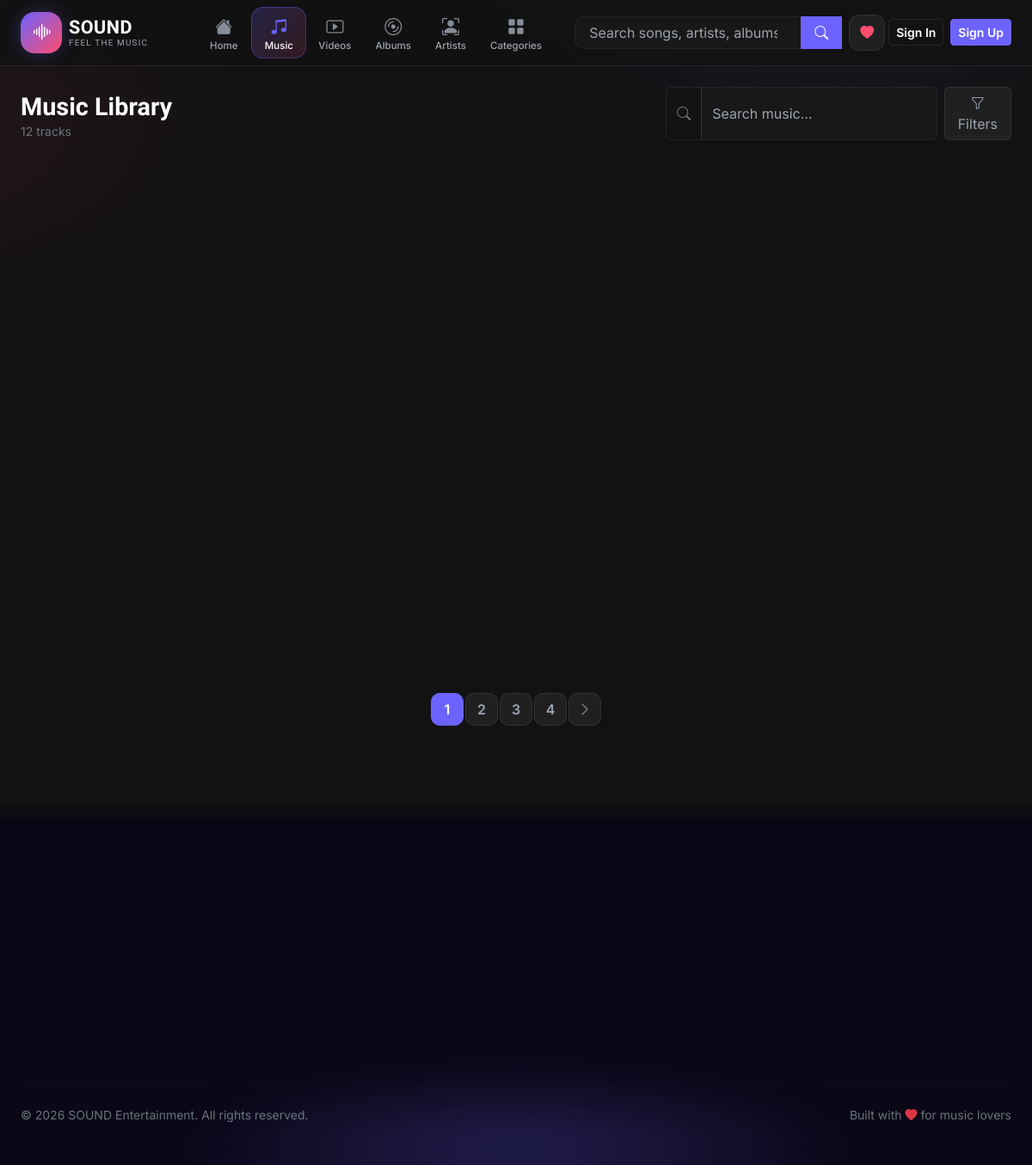
/music.php, run on an earlier commit of the app's database.
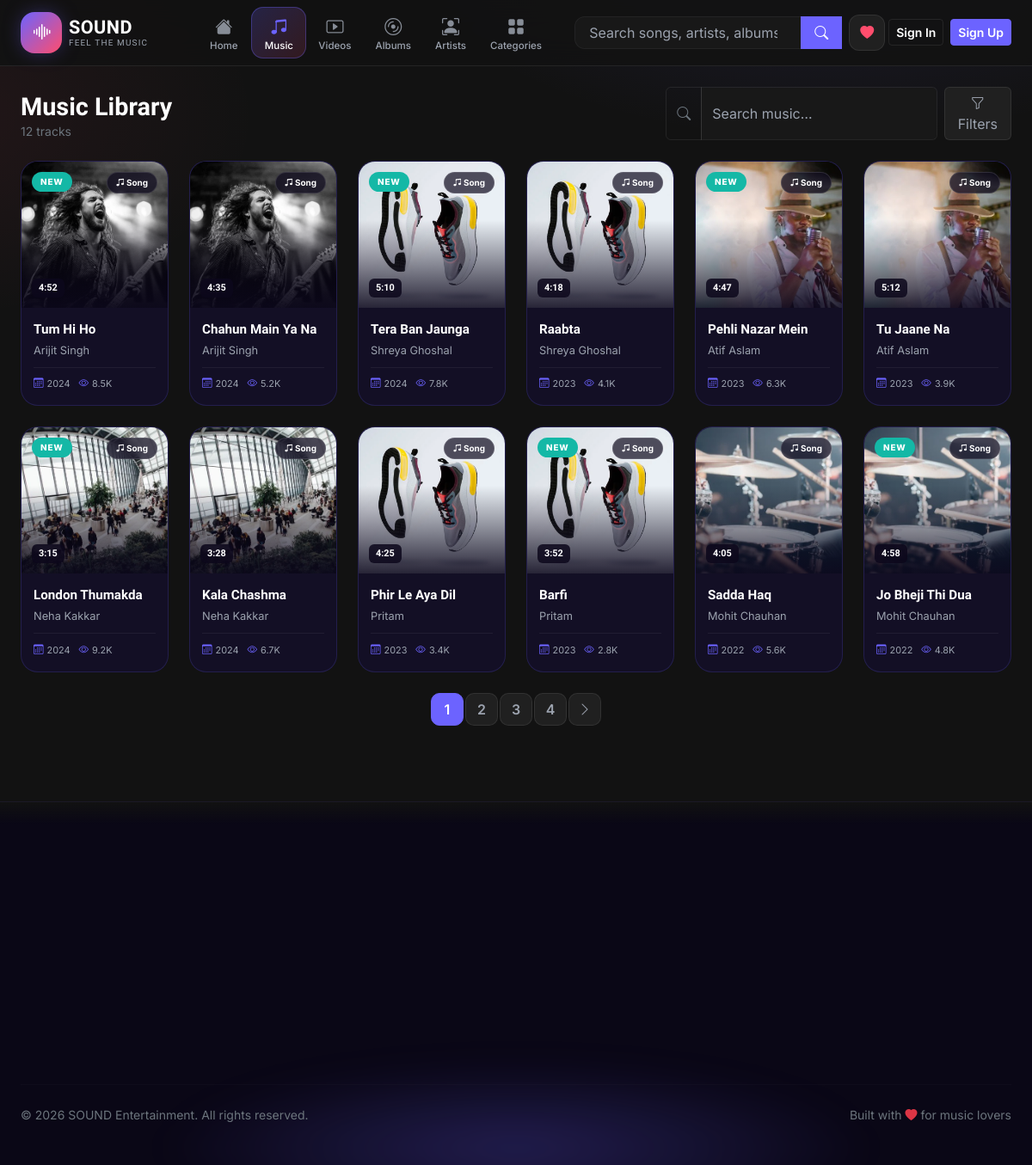
And on a later commit of the database.
### tables this page shows
CREATE TABLE IF NOT EXISTS songs (
  id INT AUTO_INCREMENT PRIMARY KEY,
  title VARCHAR(150) NOT NULL,
  description TEXT DEFAULT NULL,
  image_url VARCHAR(255) DEFAULT NULL,
  audio_url VARCHAR(255) DEFAULT NULL,
  artist_id INT DEFAULT NULL,
  album_id INT DEFAULT NULL,
  genre_id INT DEFAULT NULL,
  language_id INT DEFAULT NULL,
  year INT DEFAULT NULL,
  duration INT DEFAULT NULL,
  is_new TINYINT(1) NOT NULL DEFAULT 0,
  views INT NOT NULL DEFAULT 0,
  created_at TIMESTAMP DEFAULT CURRENT_TIMESTAMP,
  FOREIGN KEY (artist_id) REFERENCES artists(id) ON DELETE SET NULL,
  FOREIGN KEY (album_id) REFERENCES albums(id) ON DELETE SET NULL,
  FOREIGN KEY (genre_id) REFERENCES genres(id) ON DELETE SET NULL,
  FOREIGN KEY (language_id) REFERENCES languages(id) ON DELETE SET NULL
);

CREATE TABLE IF NOT EXISTS artists (
  id INT AUTO_INCREMENT PRIMARY KEY,
  name VARCHAR(150) NOT NULL,
  bio TEXT DEFAULT NULL,
  image_url VARCHAR(255) DEFAULT NULL,
  social_facebook VARCHAR(255) DEFAULT NULL,
  social_twitter VARCHAR(255) DEFAULT NULL,
  social_instagram VARCHAR(255) DEFAULT NULL,
  created_at TIMESTAMP DEFAULT CURRENT_TIMESTAMP
);

### includes/models.php (called while the page is built, shortened)
<?php
require_once __DIR__ . '/functions.php';
function filter_songs(array $f): array {
    $where = []; $params = [];
    $whereSql = $where ? 'WHERE ' . implode(' AND ', $where) : '';
    $sort = $f['sort'] ?? 'newest';
    $order = match($sort) {
        'title' => 's.title ASC',
        'year' => 's.year DESC',
        'views' => 's.views DESC',
        default => 's.created_at DESC',
    };
    $stmt = db()->prepare("SELECT s.*, a.name AS artist_name, al.title AS album_title, g.name AS genre_name, l.name AS language_name
            FROM songs s
            LEFT JOIN artists a ON s.artist_id = a.id
            LEFT JOIN albums al ON s.album_id = al.id
            LEFT JOIN genres g ON s.genre_id = g.id
            LEFT JOIN languages l ON s.language_id = l.id
            $whereSql ORDER BY $order");
    $stmt->execute($params);
    return $stmt->fetchAll();
}

### music.php (the view, shortened to what the changed rows need)
<?php
require_once __DIR__ . '/includes/functions.php';
require_once __DIR__ . '/includes/models.php';
require_once __DIR__ . '/includes/media_card.php';
$filters = [
    'q' => trim($_GET['q'] ?? ''),
    'artist' => $_GET['artist'] ?? '',
    'genre' => $_GET['genre'] ?? '',
    'language' => $_GET['language'] ?? '',
    'album' => $_GET['album'] ?? '',
    'year' => $_GET['year'] ?? '',
    'sort' => $_GET['sort'] ?? 'newest',
];
$songs = filter_songs($filters);
[$songs, $pagination] = paginate($songs, 12);
render_header('Music', 'music');
?>
<div class="container-fluid px-3 px-lg-4 py-4">
    <div class="d-flex flex-column flex-md-row align-items-md-end justify-content-between gap-3 mb-4">
        <div>
            <h1 class="section-title">Music Library</h1>
        </div>
    </div>
    <?php if (empty($songs)): ?>
        <div class="empty-state"><i class="bi bi-music-note-beamed"></i><p>No music matches your filters.</p></div>
    <?php else: ?>
        <div class="row g-3 g-lg-4">
            <?php foreach ($songs as $s): render_media_card($s, 'song'); endforeach; ?>
        </div>
        <?= $pagination ?>
    <?php endif; ?>
</div>

### includes/functions.php (shortened to what the changed rows need)
<?php
require_once __DIR__ . '/header.php';
require_once __DIR__ . '/footer.php';
function db() {
    static $pdo = null;
    if ($pdo === null) {
        $dsn = 'mysql:host=' . DB_HOST . ';dbname=' . DB_NAME . ';charset=utf8mb4';
        try {
            $pdo = new PDO($dsn, DB_USER, DB_PASS, [
                PDO::ATTR_ERRMODE => PDO::ERRMODE_EXCEPTION,
                PDO::ATTR_DEFAULT_FETCH_MODE => PDO::FETCH_ASSOC,
                PDO::ATTR_EMULATE_PREPARES => false,
            ]);
        } catch (PDOException $e) {
            error_log('Database connection failed: ' . $e->getMessage());
            http_response_code(500);
            include __DIR__ . '/../500.php';
            exit;
        }
    }
    return $pdo;
}
function e($value): string {
    return htmlspecialchars((string)$value, ENT_QUOTES, 'UTF-8');
}
function url(string $path = ''): string {
    $path = ltrim($path, '/');
    return BASE_URL . '/' . $path;
}
function media_url(?string $path): string {
    if (str_starts_with($path, 'http')) return $path;
    return url($path);
}
function asset(string $path): string {
    return url('assets/' . ltrim($path, '/'));
}
function format_duration(?int $seconds): string {
    $m = floor($seconds / 60);
    $s = $seconds % 60;
    return $m . ':' . str_pad((string)$s, 2, '0', STR_PAD_LEFT);
}
function paginate(array $items, int $perPage = 12, string $paramName = 'p'): array {
    $total = count($items);
    $pages = max(1, ceil($total / $perPage));
    $current = max(1, min((int)($_GET[$paramName] ?? 1), $pages));
    $offset = ($current - 1) * $perPage;
    $pageItems = array_slice($items, $offset, $perPage);
    $html = '';
    if ($pages > 1) {
        $queryParams = $_GET;
        unset($queryParams[$paramName]);
        $base = http_build_query($queryParams);
        $url = basename($_SERVER['PHP_SELF']) . ($base ? "?$base&" : '?');
        $html = '<nav class="d-flex justify-content-center mt-4"><ul class="pagination">';
        for ($i = 1; $i <= $pages; $i++) {
            if ($i == 1 || $i == $pages || abs($i - $current) <= 2) {
                $html .= '<li class="page-item ' . ($i == $current ? 'active' : '') . '"><a class="page-link" href="' . $url . $paramName . '=' . $i . '">' . $i . '</a></li>';
            } elseif ($i == 2 || $i == $pages - 1) {
                $html .= '<li class="page-item disabled"><span class="page-link">…</span></li>';
            }
        }
        if ($current < $pages) $html .= '<li class="page-item"><a class="page-link" href="' . $url . $paramName . '=' . ($current + 1) . '"><i class="bi bi-chevron-right"></i></a></li>';
        $html .= '</ul></nav>';
    }
    return [$pageItems, $html];
}

### includes/header.php (shortened to what the changed rows need)
<?php
require_once __DIR__ . '/../includes/functions.php';
function render_header(string $title = '', string $active = '', string $description = ''): void {
    $navItems = [
        ['url' => 'index.php',      'label' => 'Home',       'key' => 'home',       'icon' => 'bi-house-fill'],
        ['url' => 'music.php',      'label' => 'Music',      'key' => 'music',      'icon' => 'bi-music-note-beamed'],
        ['url' => 'videos.php',     'label' => 'Videos',     'key' => 'videos',     'icon' => 'bi-play-btn'],
        ['url' => 'albums.php',     'label' => 'Albums',     'key' => 'albums',     'icon' => 'bi-disc'],
        ['url' => 'artists.php',    'label' => 'Artists',    'key' => 'artists',    'icon' => 'bi-person-bounding-box'],
        ['url' => 'categories.php', 'label' => 'Categories', 'key' => 'categories', 'icon' => 'bi-grid-fill'],
    ];
    ?>
<!DOCTYPE html>
<html lang="en" data-bs-theme="dark">
<head>
    <link href="https://cdn.jsdelivr.net/npm/bootstrap@5.3.3/dist/css/bootstrap.min.css" rel="stylesheet">
    <link href="https://cdn.jsdelivr.net/npm/bootstrap-icons@1.11.3/font/bootstrap-icons.min.css" rel="stylesheet">
    <link href="<?= asset('css/style.css') ?>" rel="stylesheet">
</head>
<body>
<header class="site-header sticky-top">
    <nav class="navbar navbar-expand-lg">
        <div class="container-fluid px-3 px-lg-4 d-flex align-items-center gap-2 gap-lg-3">
            <div class="collapse navbar-collapse" id="mainNav">
                <ul class="navbar-nav mx-auto mb-2 mb-lg-0">
                    <?php foreach ($navItems as $item): ?>
                        <li class="nav-item">
                            <a class="nav-vpill <?= $active === $item['key'] ? 'active' : '' ?>" href="<?= url($item['url']) ?>">
                                <i class="bi <?= $item['icon'] ?>"></i>
                                <span><?= e($item['label']) ?></span>
                            </a>
                        </li>
                    <?php endforeach; ?>
                </ul>
            </div>
        </div>
    </nav>
</header>
<main id="main">
<?php
}

### includes/media_card.php (shortened to what the changed rows need)
<?php
function render_media_card(array $item, string $type): void {
    $img = media_url($item['image_url']);
    $link = $type === 'video' ? 'video_detail.php?id=' . $item['id'] : 'song_detail.php?id=' . $item['id'];
    $icon = $type === 'video' ? 'bi-play-btn' : 'bi-music-note-beamed';
    $label = $type === 'video' ? 'Video' : 'Song';
    $dur = isset($item['duration']) ? format_duration($item['duration']) : '';
    $rawViews = intval($item['views'] ?? 0);
    $views = $rawViews >= 1000 ? round($rawViews / 1000, 1) . 'K' : $rawViews;
    $year = $item['year'] ?? '';
    ?>
    <div class="col-6 col-md-4 col-lg-3 col-xl-2">
        <a href="<?= url($link) ?>" class="mc-card text-decoration-none d-block">
            <div class="mc-thumb">
                <img src="<?= e($img) ?>" alt="<?= e($item['title']) ?>" loading="lazy">
                <div class="mc-thumb-overlay"></div>
                <?php if (!empty($item['is_new'])): ?><span class="mc-badge-new">NEW</span><?php endif; ?>
                <span class="mc-badge-type"><i class="bi <?= $icon ?>"></i> <?= $label ?></span>
                <?php if ($dur): ?><span class="mc-duration"><?= e($dur) ?></span><?php endif; ?>
            </div>
            <div class="mc-info">
                <p class="mc-title"><?= e($item['title']) ?></p>
                <p class="mc-artist"><?= e($item['artist_name'] ?? 'Unknown') ?></p>
                <div class="mc-meta">
                    <?php if ($year): ?><span class="mc-meta-item"><i class="bi bi-calendar3"></i> <?= e($year) ?></span><?php endif; ?>
                    <span class="mc-meta-item"><i class="bi bi-eye"></i> <?= $views ?></span>
                </div>
            </div>
        </a>
    </div>
    <?php
}

What changed in the data, as far as the page shows it:
now on this page (row edited): songs: image_url (picture), is_new "NEW", duration "4:52", title "Tum Hi Ho", artist.name "Arijit Singh", year "2024", views "8.5K"
now on this page (row edited): songs: image_url (picture), duration "4:35", title "Chahun Main Ya Na", artist.name "Arijit Singh", year "2024", views "5.2K"
now on this page (row edited): songs: image_url (picture), is_new "NEW", duration "5:10", title "Tera Ban Jaunga", artist.name "Shreya Ghoshal", year "2024", views "7.8K"
now on this page (row edited): songs: image_url (picture), duration "4:18", title "Raabta", artist.name "Shreya Ghoshal", year "2023", views "4.1K"
now on this page (row edited): songs: image_url (picture), is_new "NEW", duration "4:47", title "Pehli Nazar Mein", artist.name "Atif Aslam", year "2023", views "6.3K"
now on this page (row edited): songs: image_url (picture), duration "5:12", title "Tu Jaane Na", artist.name "Atif Aslam", year "2023", views "3.9K"
now on this page (row edited): songs: image_url (picture), is_new "NEW", duration "3:15", title "London Thumakda", artist.name "Neha Kakkar", year "2024", views "9.2K"
now on this page (row edited): songs: image_url (picture), duration "3:28", title "Kala Chashma", artist.name "Neha Kakkar", year "2024", views "6.7K"
now on this page (row edited): songs: image_url (picture), duration "4:25", title "Phir Le Aya Dil", artist.name "Pritam", year "2023", views "3.4K"
now on this page (row edited): songs: image_url (picture), is_new "NEW", duration "3:52", title "Barfi", artist.name "Pritam", year "2023", views "2.8K"
now on this page (row edited): songs: image_url (picture), duration "4:05", title "Sadda Haq", artist.name "Mohit Chauhan", year "2022", views "5.6K"
now on this page (row edited): songs: image_url (picture), is_new "NEW", duration "4:58", title "Jo Bheji Thi Dua", artist.name "Mohit Chauhan", year "2022", views "4.8K"
